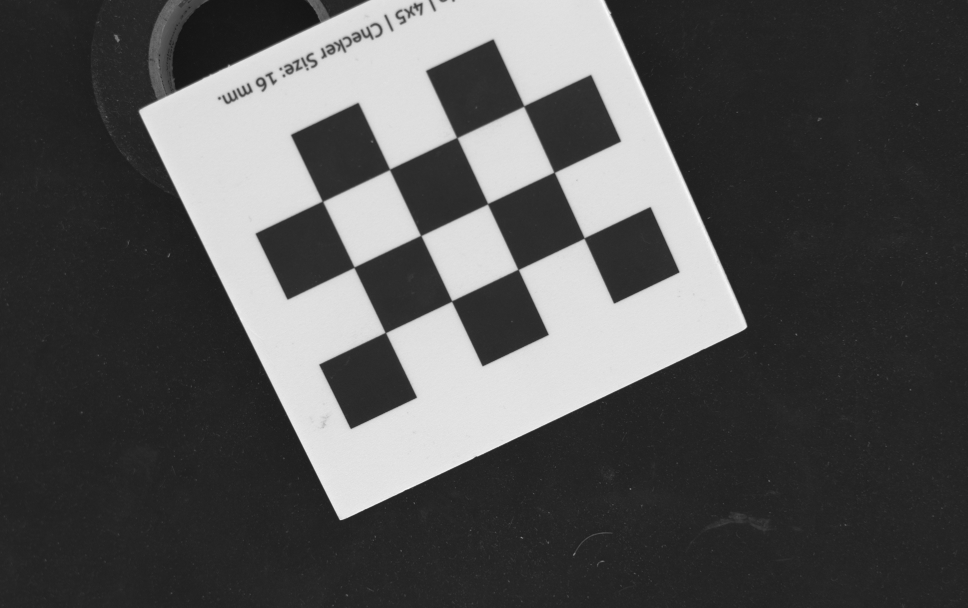
#> input picture FINAL_PHOTOS/CALIBRATION_25_MM/15.png, 1936 x 1216 px, found by its file name (shown at 1/2 size)
$ jupyter execute --allow-errors proofsss.ipynb
#> lines starting #> are read from the running program, lines starting #| are printed output that depends on the picture; after the words box and inside, x2 and y2 are one past the last pixel; in counts of white or black regions, pixels touching at a corner belong together
[cell 1]
import cv2 as cv
import numpy as np
import os
import matplotlib.pyplot as plt


# Cargar imagen

# Get the current working directory
baseFolder = os.getcwd()

# Define the folder containing the images
folder = os.path.join(baseFolder, "photos", "diffDefect")

# Read the image in grayscale
img = cv.imread(os.path.join(folder, "15.png"), 0)
#> img is the input picture: shape (1216, 1936); min 18, max 253, mean 83.4


# We load the camera calibration results (We took the photos with the first camera setup)
cameraParameters = np.load(baseFolder + "/calibration/camera_setup1.npz")
#> (reads calibration/camera_setup1.npz from the repository)

# We extract the camera matrix and distortion coefficients, through the keys in the dictionary
mtx = cameraParameters['mtx']
dist = cameraParameters['dist']
res = cameraParameters['res']


# We find the dimensions of the image
h, w = img.shape[:2]

# We find the new camera matrix and interested region
newcameramtx, roi = cv.getOptimalNewCameraMatrix(mtx, dist, (w,h), 1, (w,h))

# We undistort the image
udst_img = cv.undistort(img, mtx, dist, None, newcameramtx)

# We crop the image using the ROI
x_r, y_r, w_r, h_r = roi
udst_crop_img = udst_img[y_r:y_r+h_r, x_r:x_r+w_r]


# The images are shown
plt.figure(figsize=(10, 14))
plt.imshow(udst_crop_img, cmap='grey')
plt.title("Original image")
plt.axis("off")

[cell 2]
import cv2
import numpy as np
import os
import matplotlib.pyplot as plt


# Cargar imagen

# Get the current working directory
baseFolder = os.getcwd()

# Define the folder containing the images
folder = os.path.join(baseFolder, "photos", "diffDefect")

# Read the image in grayscale
img = cv.imread(os.path.join(folder, "15.png"), 0)

# 2. Aplicar Canny para detectar bordes
edges = cv2.Canny(img, 40, 100)
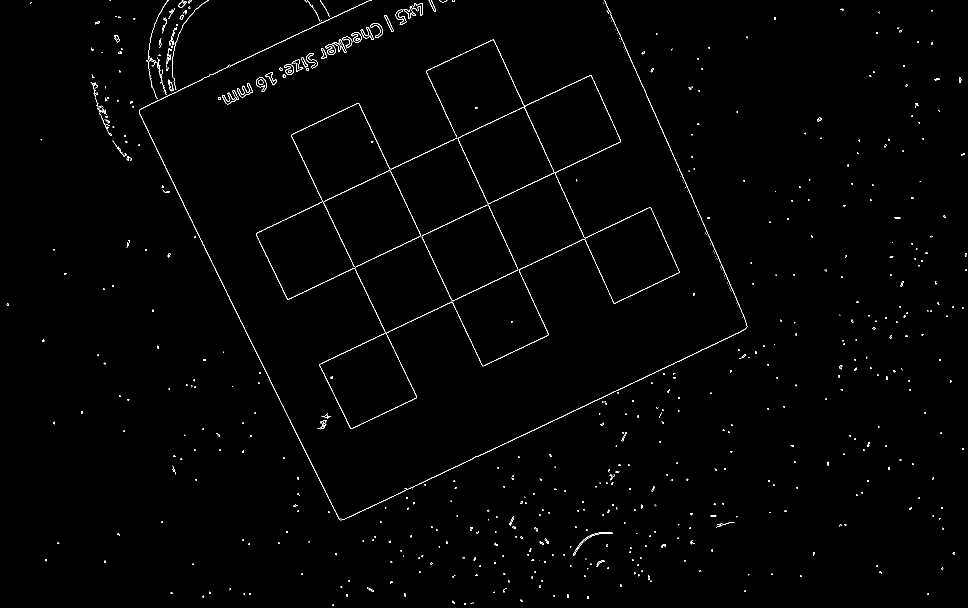
#> edges: shape (1216, 1936) (shown at 1/2 size); 0.88% white in thin lines or dots

# 3. Cerrar bordes para que formen una elipse cerrada
kernel = cv2.getStructuringElement(cv2.MORPH_ELLIPSE, (9, 9))
closed_edges = cv2.morphologyEx(edges, cv2.MORPH_CLOSE, kernel)
#> closed_edges: shape (1216, 1936); 1.3% white; 470 white regions (373 under 20 px), largest, box (x1, y1, x2, y2) and area: (512, 79, 1359, 858) 7978, (278, 0, 1495, 1041) 7033, (642, 46, 765, 118) 2379

# 4. Rellenar los bordes cerrados para crear una máscara
# Invertimos la imagen para encontrar región interna
inv = cv2.bitwise_not(closed_edges)
_, thresh = cv2.threshold(inv, 254, 255, cv2.THRESH_BINARY)

# Rellenar usando flood fill desde un punto exterior
h, w = img.shape[:2]
mask = np.zeros((h+2, w+2), np.uint8)
flooded = thresh.copy()
cv2.floodFill(flooded, mask, (0, 0), 255)
flooded_inv = cv2.bitwise_not(flooded)

# 5. Crear máscara final (solo la región del óvalo oscuro)
final_mask = flooded_inv

# 6. Aplicar máscara: todo fuera del óvalo se pone blanco
result = img.copy()
result[final_mask == 0] = 255

# 7. Mostrar resultados
plt.figure(figsize=(10, 5))
plt.subplot(2, 2, 1)
plt.imshow(img, cmap='gray')
plt.title("Original")
plt.subplot(2, 2, 2)
plt.imshow(edges, cmap='gray')
plt.title("Edges")
plt.subplot(2, 2, 3)
plt.imshow(closed_edges, cmap='gray')
plt.title("Bordes cerrados")
plt.subplot(2, 2, 4)
plt.imshow(result, cmap='gray')
plt.title("Resultado final")
plt.tight_layout()
plt.show()

[cell 3]
import cv2 as cv
import numpy as np
import os
import matplotlib.pyplot as plt

# Cargar imagen
baseFolder = os.getcwd()
folder = os.path.join(baseFolder, "photos", "diffDefect")

# Imagen en color y en gris
img_color = cv.imread(os.path.join(folder, "15.png"))
img_gray = cv.cvtColor(img_color, cv.COLOR_BGR2GRAY)

# 1. Bordes con Canny
edges = cv.Canny(img_gray, 40, 100)

# 2. Cierre morfológico
kernel = cv.getStructuringElement(cv.MORPH_ELLIPSE, (5, 5))
closed_edges = cv.morphologyEx(edges, cv.MORPH_CLOSE, kernel)
#> closed_edges: shape (1216, 1936); 1.2% white; 512 white regions (412 under 20 px), largest, box (x1, y1, x2, y2) and area: (512, 79, 1359, 858) 7678, (278, 0, 1495, 1041) 4988, (642, 46, 765, 118) 1933

# 3. Invertir y umbralizar
inv = cv.bitwise_not(closed_edges)
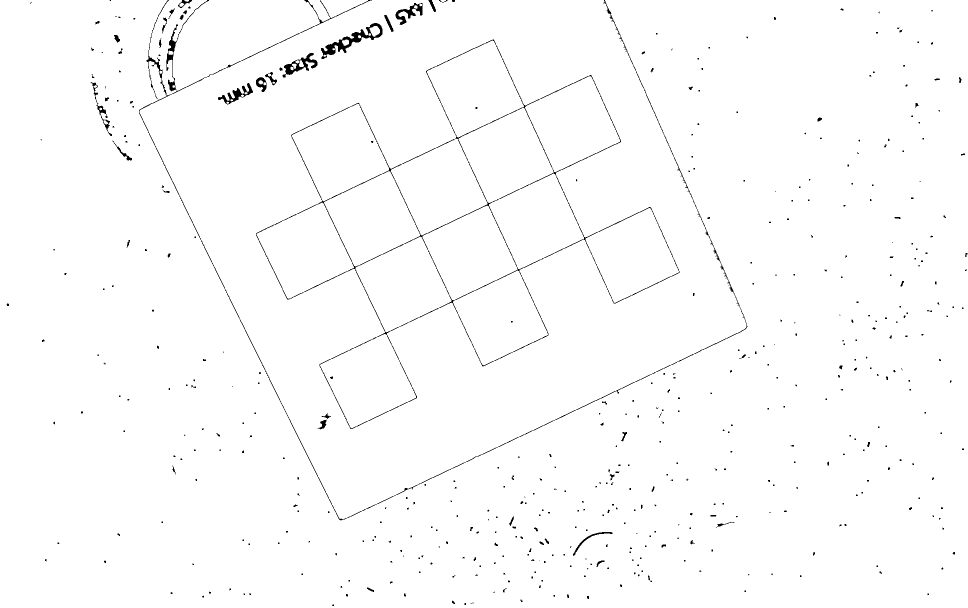
#> inv: shape (1216, 1936) (shown at 1/2 size); 98.8% white; 512 black regions (412 under 20 px)
_, thresh = cv.threshold(inv, 254, 255, cv.THRESH_BINARY)

# 4. Flood fill para rellenar región interior
h, w = img_gray.shape[:2]
mask = np.zeros((h+2, w+2), np.uint8)
flooded = thresh.copy()
cv.floodFill(flooded, mask, (0, 0), 255)
flooded_inv = cv.bitwise_not(flooded)

# 5. Máscara final
final_mask = flooded_inv

# 6. Aplicar máscara
result = img_gray.copy()
result[final_mask == 0] = 255

# 7. Encontrar el mayor contorno de la elipse
contours, _ = cv.findContours(final_mask, cv.RETR_EXTERNAL, cv.CHAIN_APPROX_SIMPLE)
#> contours = 508 contours, 456 with area under 20; largest, box (x1, y1, x2, y2) and area: (512, 79, 1359, 858) 280366, (642, 46, 765, 118) 2255, (278, 0, 1495, 1041) 1850, (565, 106, 635, 155) 1151, (436, 166, 506, 209) 780
max_contour = max(contours, key=cv.contourArea)
#> max_contour = contour of 3223 points, box (x1, y1, x2, y2) (512, 79, 1359, 858), area 280366

# 8. Calcular centroide del contorno mayor
M = cv.moments(max_contour)
#> M = moments, m00 280366.5, centre m10/m00, m01/m00 = (909, 442.6)
if M["m00"] != 0:
    cx = int(M["m10"] / M["m00"])
#> cx = 908
    cy = int(M["m01"] / M["m00"])
#> cy = 442
else:
    cx, cy = 0, 0  # Evita división por cero

# 9. Dibujar círculo rojo en imagen color
output_img = img_color.copy()
cv.circle(output_img, (cx, cy), 3, (0, 0, 255), -1)
#> output_img: shape (1216, 1936, 3); under 0.01% of pixels changed, all inside (x1, y1, x2, y2) = (905, 439, 912, 446)

# 10. Mostrar resultados
plt.figure(figsize=(10, 5))
plt.subplot(1, 2, 1)
plt.imshow(cv.cvtColor(img_color, cv.COLOR_BGR2RGB))
plt.title("Original en color")
plt.subplot(1, 2, 2)
plt.imshow(cv.cvtColor(output_img, cv.COLOR_BGR2RGB))
plt.title("Centro de la elipse")
plt.tight_layout()
plt.show()
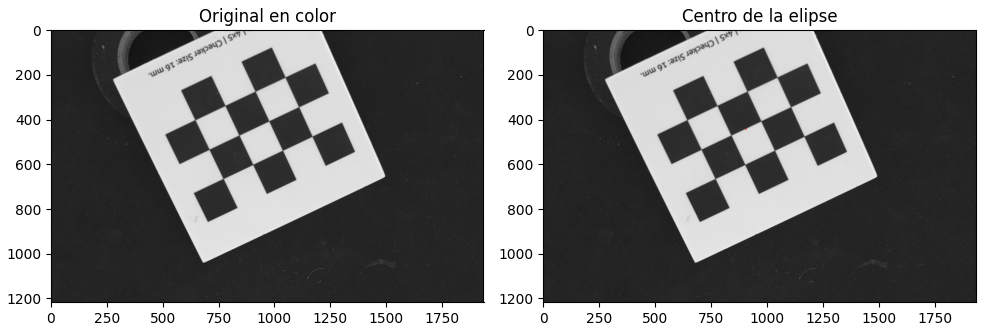
#> figure drawn by matplotlib, 2 panels

[cell 4]
import cv2
import numpy as np
import os
import matplotlib.pyplot as plt


# Cargar imagen

# Get the current working directory
baseFolder = os.getcwd()

# Define the folder containing the images
folder = os.path.join(baseFolder, "photos", "diffDefect")

# Read the image in grayscale
img = cv.imread(os.path.join(folder, "15.png"), 0)

# 2. Detectar bordes con Canny
edges = cv2.Canny(img, 50, 150)
#> edges: shape (1216, 1936); 0.69% white in thin lines or dots

# 3. Cerrar huecos para asegurar contornos cerrados
kernel = cv2.getStructuringElement(cv2.MORPH_ELLIPSE, (7, 7))
closed = cv2.morphologyEx(edges, cv2.MORPH_CLOSE, kernel)
#> closed: shape (1216, 1936); 0.95% white; 155 white regions (120 under 20 px)

# 4. Encontrar todos los contornos
contours, _ = cv2.findContours(closed, cv2.RETR_EXTERNAL, cv2.CHAIN_APPROX_SIMPLE)
#> contours = 151 contours, 125 with area under 20; largest, box (x1, y1, x2, y2) and area: (512, 79, 1359, 858) 280386, (642, 46, 765, 118) 2502, (278, 0, 1495, 1041) 1913, (559, 106, 635, 155) 1408, (436, 166, 506, 209) 1079

# 5. Buscar el contorno con el área máxima
max_contour = max(contours, key=cv2.contourArea)
#> max_contour = contour of 3208 points, box (x1, y1, x2, y2) (512, 79, 1359, 858), area 280386

# 6. Crear máscara con solo ese contorno
mask = np.zeros_like(img)
cv2.drawContours(mask, [max_contour], -1, 255, thickness=cv2.FILLED)
#> mask: shape (1216, 1936); 12% white; 1 white region, box (x1, y1, x2, y2) and area: (512, 79, 1359, 858) 282221

# 7. Aplicar la máscara a la imagen original (lo que no está en la máscara se vuelve blanco)
result = img.copy()
result[mask == 0] = 255

# 8. Mostrar resultados
plt.figure(figsize=(12, 4))
plt.subplot(1, 3, 1)
plt.imshow(img, cmap='gray')
plt.title("Original")
plt.subplot(1, 3, 2)
plt.imshow(closed, cmap='gray')
plt.title("Bordes cerrados")
plt.subplot(1, 3, 3)
plt.imshow(result, cmap='gray')
plt.title("Solo el área mayor")
plt.tight_layout()
plt.show()

[cell 5]
import cv2
import numpy as np
import os
import matplotlib.pyplot as plt


# Cargar imagen

# Get the current working directory
baseFolder = os.getcwd()

# Define the folder containing the images
folder = os.path.join(baseFolder, "photos", "diffDefect")

# Read the image in grayscale
img = cv.imread(os.path.join(folder, "15.png"), 0)

# 2. Detectar bordes con Canny
edges = cv2.Canny(img, 50, 150)

# 3. Cerrar huecos para asegurar contornos cerrados
kernel = cv2.getStructuringElement(cv2.MORPH_ELLIPSE, (7, 7))
closed = cv2.morphologyEx(edges, cv2.MORPH_CLOSE, kernel)

# 4. Encontrar todos los contornos
contours, _ = cv2.findContours(closed, cv2.RETR_EXTERNAL, cv2.CHAIN_APPROX_SIMPLE)

# 5. Buscar el contorno con el área máxima
max_contour = max(contours, key=cv2.contourArea)

# 6. Crear máscara y dibujar solo el borde del contorno más grande
mask = np.zeros_like(img)
cv2.drawContours(mask, [max_contour], -1, 255, thickness=2)  # Solo borde, no relleno
#> mask: shape (1216, 1936); 0.61% white; 1 white region, box (x1, y1, x2, y2) and area: (511, 78, 1360, 859) 14435

# 7. Pintar el borde en blanco en la imagen original
result = img.copy()
result[mask == 255] = 255  # Pintar el borde de blanco
#> result: shape (1216, 1936); 0.61% of pixels changed, all inside (x1, y1, x2, y2) = (511, 78, 1360, 859)

# 8. Aplicar un umbral si deseas borrar el borde blanco (opcional)
_, thresholded = cv.threshold(result, 200, 255, cv.THRESH_BINARY)
#> thresholded: shape (1216, 1936); 24.6% white; 13 white regions (5 under 20 px), largest, box (x1, y1, x2, y2) and area: (280, 0, 1494, 1040) 518133, (650, 343, 838, 532) 20274, (846, 412, 1033, 599) 20049

#cv2.threshold(result, 254, 255, cv2.THRESH_BINARY_INV)  # Borrar borde blanco si es necesario

# 9. Mostrar resultados
plt.figure(figsize=(16, 4))
plt.subplot(1, 4, 1)
plt.imshow(img, cmap='gray')
plt.title("Original")
plt.subplot(1, 4, 2)
plt.imshow(closed, cmap='gray')
plt.title("Bordes cerrados")
plt.subplot(1, 4, 3)
plt.imshow(result, cmap='gray')
plt.title("Contorno pintado blanco")
plt.subplot(1, 4, 4)
plt.imshow(thresholded, cmap='gray')
plt.title("Con threshold")
plt.tight_layout()
plt.show()

[cell 6]
import cv2 as cv
import numpy as np
import matplotlib.pyplot as plt
import os

baseFolder = os.getcwd()
folder = os.path.join(baseFolder, "photos", "diffDefect")

#img = cv.imread(os.path.join(folder, "logo_cropped.png"), 0)
img = cv.imread(os.path.join(folder, "16.png"), 0)
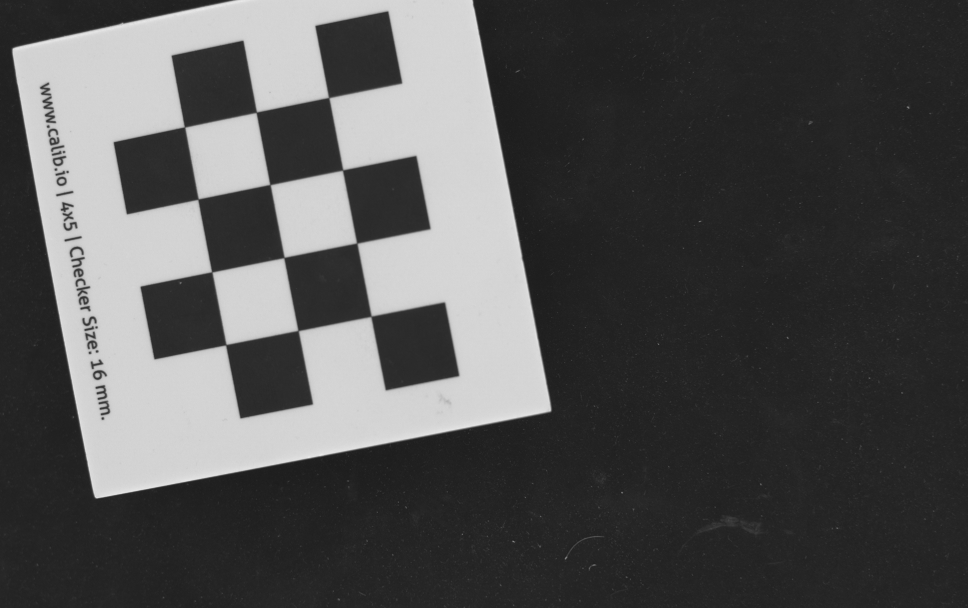
#> input picture FINAL_PHOTOS/CALIBRATION_25_MM/16.png, 1936 x 1216 px, found by its file name (shown at 1/2 size)
#> img is the input picture: shape (1216, 1936); min 26, max 239, mean 82.2

# 2. Detectar bordes con Canny
edges = cv.Canny(img, 50, 150)
#> edges: shape (1216, 1936); 0.6% white in thin lines or dots

# 3. Cerrar huecos para asegurar contornos cerrados
kernel = cv.getStructuringElement(cv.MORPH_ELLIPSE, (7, 7))
closed = cv.morphologyEx(edges, cv.MORPH_CLOSE, kernel)
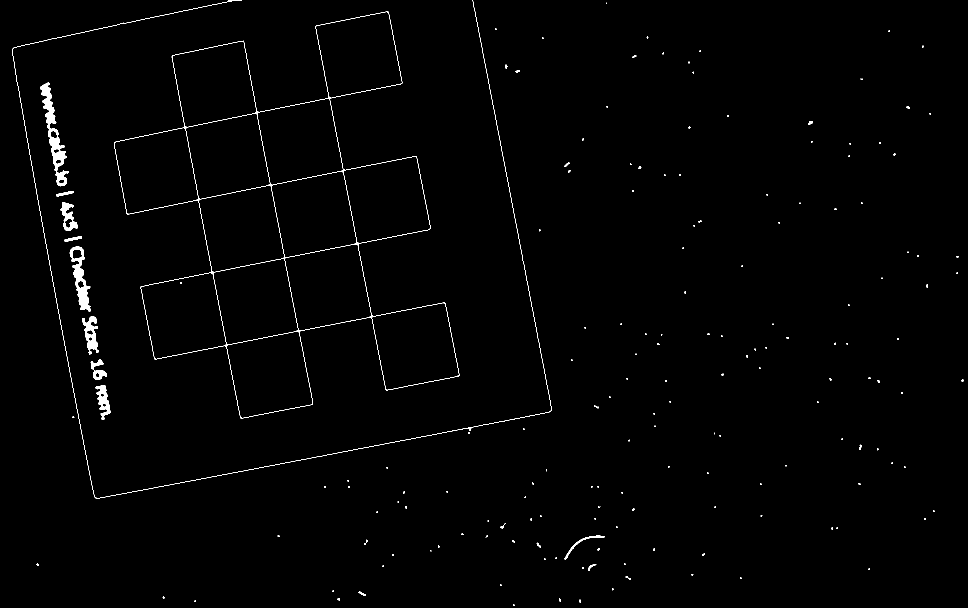
#> closed: shape (1216, 1936) (shown at 1/2 size); 0.89% white; 173 white regions (146 under 20 px)

# 4. Encontrar todos los contornos
contours, _ = cv.findContours(closed, cv.RETR_EXTERNAL, cv.CHAIN_APPROX_SIMPLE)
#> contours = 172 contours, 153 with area under 20; largest, box (x1, y1, x2, y2) and area: (228, 23, 919, 837) 285060, (80, 165, 138, 373) 3171, (139, 493, 182, 623) 2306, (164, 633, 197, 709) 1186, (121, 404, 155, 462) 953

# 5. Buscar el contorno con el área máxima
max_contour = max(contours, key=cv.contourArea)
#> max_contour = contour of 1594 points, box (x1, y1, x2, y2) (228, 23, 919, 837), area 285060


# 6. Crear máscara del contorno relleno (para conservar solo el interior)
filled_mask = np.zeros_like(img)
cv.drawContours(filled_mask, [max_contour], -1, 255, thickness=cv.FILLED)
#> filled_mask: shape (1216, 1936); 12.2% white; 1 white region, box (x1, y1, x2, y2) and area: (228, 23, 919, 837) 287068

# 7. Crear otra máscara solo con el borde (sin rellenar)
border_mask = np.zeros_like(img)
cv.drawContours(border_mask, [max_contour], -1, 255, thickness=2)
#> border_mask: shape (1216, 1936); 0.58% white; 1 white region, box (x1, y1, x2, y2) and area: (227, 22, 920, 838) 13655

# 8. Crear la imagen resultado
result = img.copy()
result[border_mask == 255] = 255
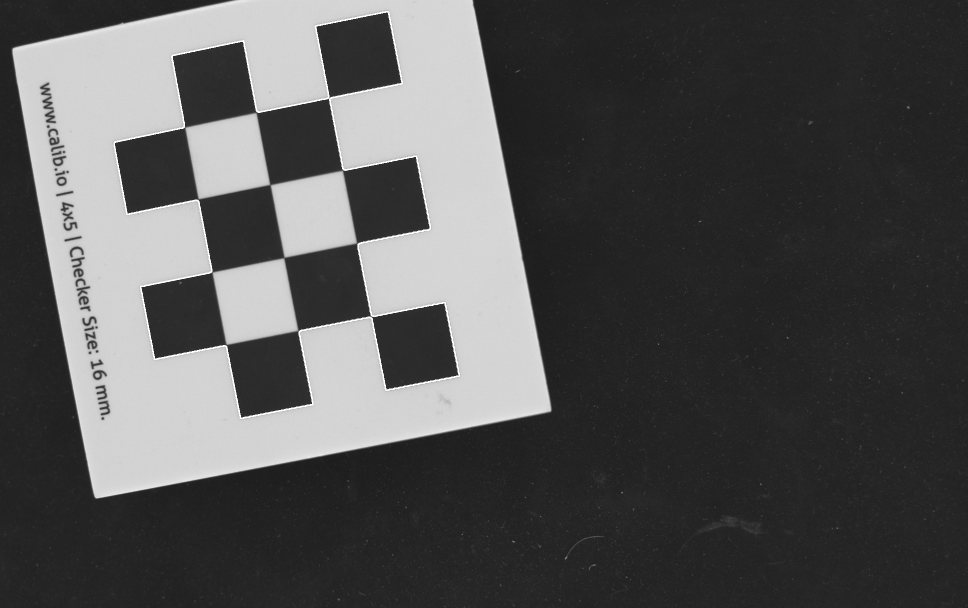
#> result: shape (1216, 1936) (shown at 1/2 size); 0.58% of pixels changed, all inside (x1, y1, x2, y2) = (227, 22, 920, 838)
result[filled_mask == 0] = 255

# 9. Aplicar un umbral (opcional)
_, thresholded = cv.threshold(result, 200, 255, cv.THRESH_BINARY)
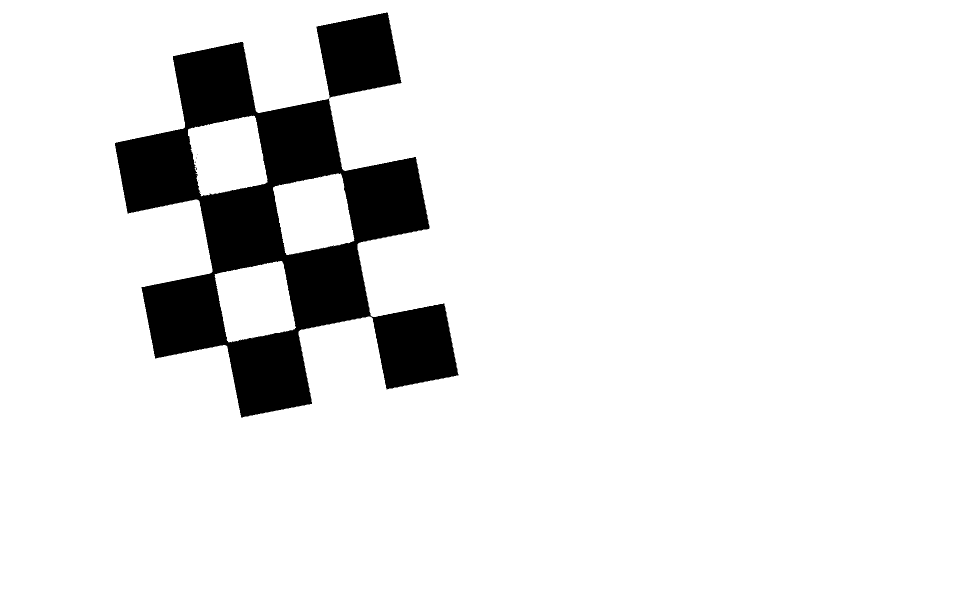
#> thresholded: shape (1216, 1936) (shown at 1/2 size); 90.7% white; 10 black regions (9 under 20 px), largest, box (x1, y1, x2, y2) and area: (230, 25, 917, 835) 219887

# ======= NUEVO: Calcular y dibujar el centroide =========
M = cv.moments(max_contour)
#> M = moments, m00 285060, centre m10/m00, m01/m00 = (563.1, 443.4)
if M["m00"] != 0:
    cx = int(M["m10"] / M["m00"])
#> cx = 563
#> (the rest of the program and of its run is left out)
